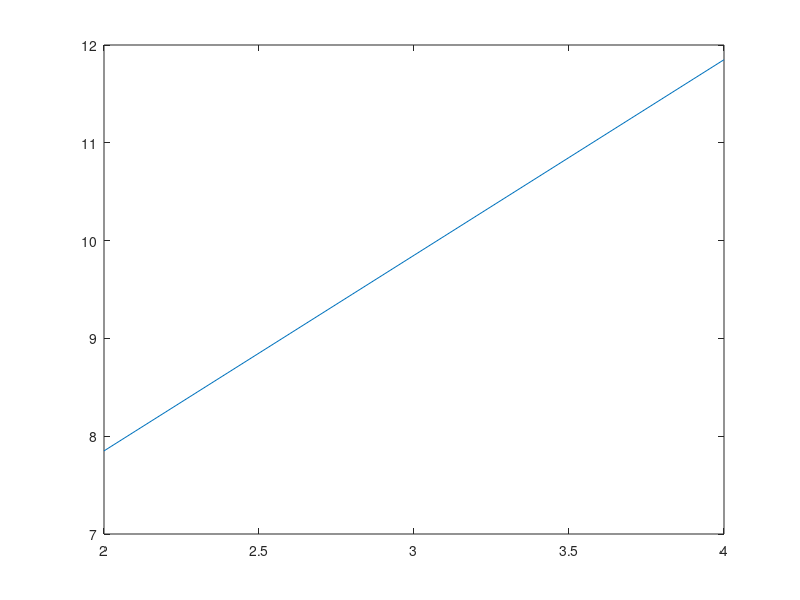

This chart was generated by the following MATLAB code:
%Eulers2
%3

clear
clc

Ca = 2:0.1:4;
nStep = length(Ca);
results = zeros(1, nStep);

t0 = 0;
x0 = 4;
tf = 2;
N = 80;
    
for n = 1 : nStep
    
    C = Ca(n);   
    tArray = linspace(t0, tf, N+1);
    h = (tf - t0)/ N;
    xArray = x0;
    f = @(t,x) tanh(x)-log(t + 2) + C;
    
    for j = 1 : N
    xArray(j+1) = (xArray(j) + h*f(tArray(j), xArray(j)));
    end
    
    results(n) = xArray(end);
end
plot(Ca, results);

    